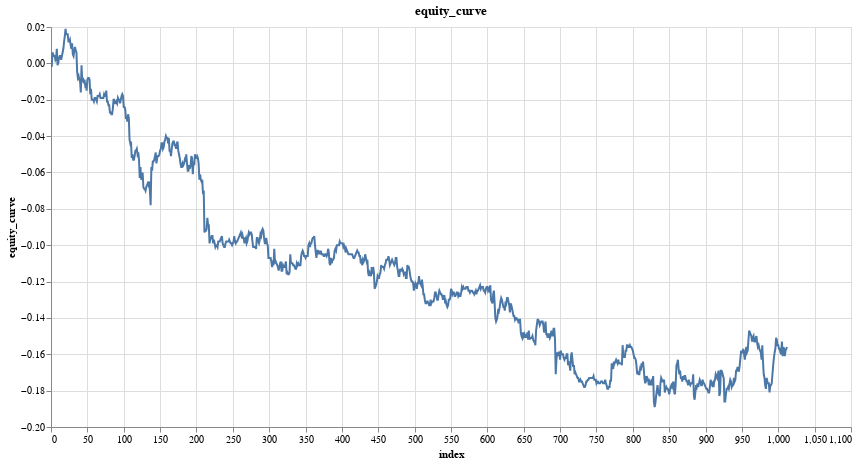

Notebook source saved alongside this figure:
### Code cell
research.plot_column(trade_results, 'equity_curve')

### Figure 1 — Vega specification as saved in the notebook (floating-point values rounded to 4 significant figures; data arrays with more than 128 entries replaced by an {"elided": "..."} marker saying what was removed)
{"$schema": "https://vega.github.io/schema/vega/v5.json", "data": [{"name": "param_6_store"}, {"name": "source_0", "values": {"elided": "1013 records"}}, {"name": "source_0_x_domain_index", "values": [{"min": 0, "max": 1012}]}, {"name": "source_0_y_domain_equity_curve", "values": [{"min": -0.189, "max": 0.019}]}], "signals": [{"name": "unit", "value": {}, "on": [{"events": "pointermove", "update": "isTuple(group()) ? group() : unit"}]}, {"name": "param_6", "update": "vlSelectionResolve(\"param_6_store\", \"union\")"}, {"name": "param_6_index", "on": [{"events": [{"source": "view", "type": "dblclick"}], "update": "null"}, {"events": {"signal": "param_6_translate_delta"}, "update": "panLinear(param_6_translate_anchor.extent_x, -param_6_translate_delta.x / width)"}, {"events": {"signal": "param_6_zoom_delta"}, "update": "zoomLinear(domain(\"x\"), param_6_zoom_anchor.x, param_6_zoom_delta)"}]}, {"name": "param_6_equity_curve", "on": [{"events": [{"source": "view", "type": "dblclick"}], "update": "null"}, {"events": {"signal": "param_6_translate_delta"}, "update": "panLinear(param_6_translate_anchor.extent_y, param_6_translate_delta.y / height)"}, {"events": {"signal": "param_6_zoom_delta"}, "update": "zoomLinear(domain(\"y\"), param_6_zoom_anchor.y, param_6_zoom_delta)"}]}, {"name": "param_6_tuple", "on": [{"events": [{"signal": "param_6_index || param_6_equity_curve"}], "update": "param_6_index && param_6_equity_curve ? {unit: \"\", fields: param_6_tuple_fields, values: [param_6_index,param_6_equity_curve]} : null"}]}, {"name": "param_6_tuple_fields", "value": [{"field": "index", "channel": "x", "type": "R"}, {"field": "equity_curve", "channel": "y", "type": "R"}]}, {"name": "param_6_translate_anchor", "value": {}, "on": [{"events": [{"source": "scope", "type": "pointerdown"}], "update": "{x: x(unit), y: y(unit), extent_x: domain(\"x\"), extent_y: domain(\"y\")}"}]}, {"name": "param_6_translate_delta", "value": {}, "on": [{"events": [{"source": "window", "between": [{"source": "scope", "type": "pointerdown"}, {"source": "window", "type": "pointerup"}], "type": "pointermove", "consume": true}], "update": "{x: param_6_translate_anchor.x - x(unit), y: param_6_translate_anchor.y - y(unit)}"}]}, {"name": "param_6_zoom_anchor", "on": [{"events": [{"source": "scope", "consume": true, "type": "wheel"}], "update": "{x: invert(\"x\", x(unit)), y: invert(\"y\", y(unit))}"}]}, {"name": "param_6_zoom_delta", "on": [{"events": [{"source": "scope", "type": "wheel", "consume": true}], "update": "pow(1.001, event.deltaY * pow(16, event.deltaMode))", "force": true}]}, {"name": "param_6_modify", "on": [{"events": {"signal": "param_6_tuple"}, "update": "modify(\"param_6_store\", param_6_tuple, true)"}]}], "marks": [{"type": "line", "name": "marks", "from": {"data": "source_0"}, "sort": {"field": "x"}, "encode": {"update": {"stroke": {"value": "#4c78a8"}, "x": {"field": "index", "scale": "x"}, "y": {"field": "equity_curve", "scale": "y"}, "defined": {"signal": "isValid(datum[\"index\"]) && isFinite(+datum[\"index\"]) && isValid(datum[\"equity_curve\"]) && isFinite(+datum[\"equity_curve\"])"}, "tooltip": {"signal": "{\"index\": format(datum[\"index\"], \"\"), \"equity_curve\": format(datum[\"equity_curve\"], \"\")}"}}}, "style": ["line"], "interactive": true, "clip": true}], "scales": [{"name": "x", "type": "linear", "domain": [{"signal": "(data(\"source_0_x_domain_index\")[0] || {}).min"}, {"signal": "(data(\"source_0_x_domain_index\")[0] || {}).max"}], "range": [0, {"signal": "width"}], "zero": false, "domainRaw": {"signal": "param_6[\"index\"]"}, "nice": true}, {"name": "y", "type": "linear", "domain": [{"signal": "(data(\"source_0_y_domain_equity_curve\")[0] || {}).min"}, {"signal": "(data(\"source_0_y_domain_equity_curve\")[0] || {}).max"}], "range": [{"signal": "height"}, 0], "domainRaw": {"signal": "param_6[\"equity_curve\"]"}, "nice": true, "zero": true}], "axes": [{"scale": "x", "grid": true, "domain": false, "zindex": 0, "ticks": false, "gridScale": "y", "labels": false, "aria": false, "maxExtent": 0, "minExtent": 0, "tickCount": {"signal": "ceil(width/40)"}, "orient": "bottom"}, {"scale": "y", "zindex": 0, "grid": true, "ticks": false, "minExtent": 0, "maxExtent": 0, "orient": "left", "labels": false, "tickCount": {"signal": "ceil(height/40)"}, "aria": false, "domain": false, "gridScale": "x"}, {"scale": "x", "tickCount": {"signal": "ceil(width/40)"}, "zindex": 0, "labelOverlap": true, "title": "index", "grid": false, "orient": "bottom", "labelFlush": true}, {"scale": "y", "grid": false, "title": "equity_curve", "orient": "left", "tickCount": {"signal": "ceil(height/40)"}, "zindex": 0, "labelOverlap": true}], "title": {"text": "equity_curve", "frame": "group"}, "background": "white", "width": 800, "padding": 5, "height": 400, "style": "cell"}
